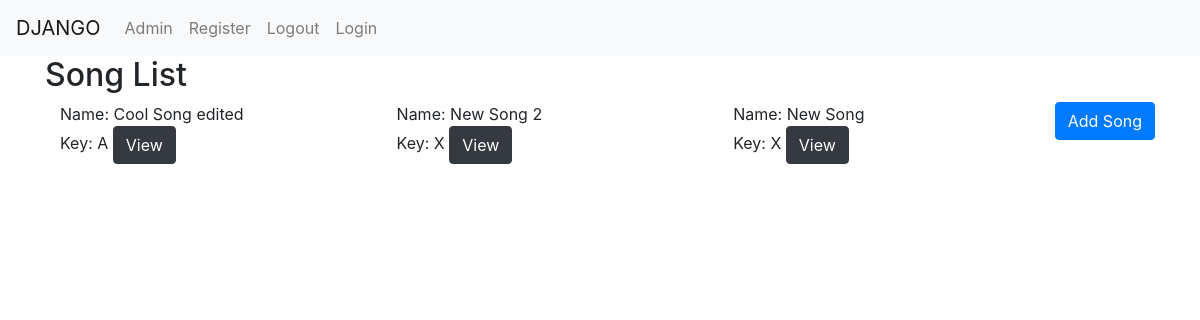
/, run on an earlier commit of the app's database.
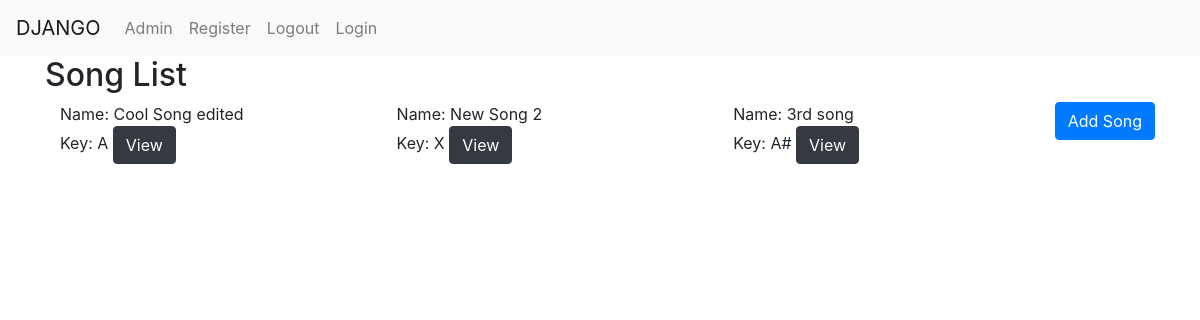
And on a later commit of the database.
### tabs/models.py (models this page shows, shortened)
class Song(models.Model):
    name = models.CharField(max_length = 20)
    key = models.CharField(max_length = 2)

### tabs/views.py (the view)
# urls.py: path('',views.song_list, name="songs"),
def song_list(request):
    songs = Song.objects.all()
    context = {'songs': songs}
    return render(request, 'tabs/song_list.html', context)

### tabs/templates/tabs/song_list.html (shortened to what this page needs)
{% extends "tabs/base.html" %}
{% block body_block %}
<h2>Song List</h2>
<div class="container">
    <div class="row align-items-start">
    {% for song in songs %}
        <div class="col">
            <span>Name: {{ song.name }}</span>
            <br>
            <span>Key: {{ song.key }}</span>
            <a class="btn btn-dark" href="{% url 'detail' pk=song.pk %}">View</a>
        </div>
    {% endfor %}
    <a class="btn btn-primary" href="{% url 'add_song' %}">Add Song</a>
</div>
</div>
{% endblock %}

What changed in the data, as far as the page shows it:
changed Song: name "New Song" → "3rd song"; key "X" → "A#"
